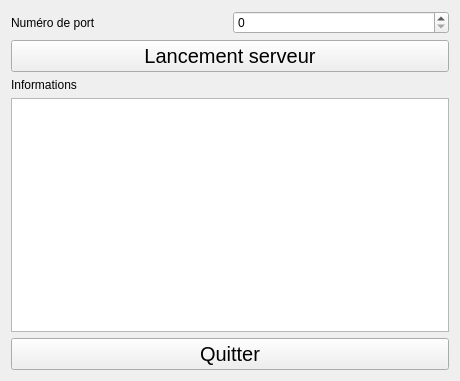
<?xml version="1.0" encoding="UTF-8"?>
<ui version="4.0">
 <class>AuditServeurMonoWidget</class>
 <widget class="QWidget" name="AuditServeurMonoWidget">
  <property name="geometry">
   <rect>
    <x>0</x>
    <y>0</y>
    <width>460</width>
    <height>381</height>
   </rect>
  </property>
  <property name="windowTitle">
   <string>AuditServeurMonoWidget</string>
  </property>
  <layout class="QGridLayout" name="gridLayout">
   <item row="0" column="0">
    <layout class="QVBoxLayout" name="verticalLayout">
     <item>
      <layout class="QHBoxLayout" name="horizontalLayout">
       <item>
        <widget class="QLabel" name="label">
         <property name="text">
          <string>Numéro de port</string>
         </property>
        </widget>
       </item>
       <item>
        <widget class="QSpinBox" name="spinBoxNumeroPort">
         <property name="maximum">
          <number>9999</number>
         </property>
        </widget>
       </item>
      </layout>
     </item>
     <item>
      <widget class="QPushButton" name="pushButtonLancementServeur">
       <property name="font">
        <font>
         <pointsize>15</pointsize>
        </font>
       </property>
       <property name="text">
        <string>Lancement serveur</string>
       </property>
      </widget>
     </item>
    </layout>
   </item>
   <item row="1" column="0">
    <layout class="QVBoxLayout" name="verticalLayout_2">
     <item>
      <widget class="QLabel" name="label_2">
       <property name="text">
        <string>Informations</string>
       </property>
      </widget>
     </item>
     <item>
      <widget class="QTextEdit" name="textEditLogs"/>
     </item>
     <item>
      <widget class="QPushButton" name="pushButtonQuitter">
       <property name="font">
        <font>
         <pointsize>15</pointsize>
        </font>
       </property>
       <property name="text">
        <string>Quitter</string>
       </property>
      </widget>
     </item>
    </layout>
   </item>
  </layout>
 </widget>
 <resources/>
 <connections>
  <connection>
   <sender>pushButtonQuitter</sender>
   <signal>clicked()</signal>
   <receiver>AuditServeurMonoWidget</receiver>
   <slot>close()</slot>
   <hints>
    <hint type="sourcelabel">
     <x>79</x>
     <y>351</y>
    </hint>
    <hint type="destinationlabel">
     <x>1</x>
     <y>350</y>
    </hint>
   </hints>
  </connection>
 </connections>
</ui>
